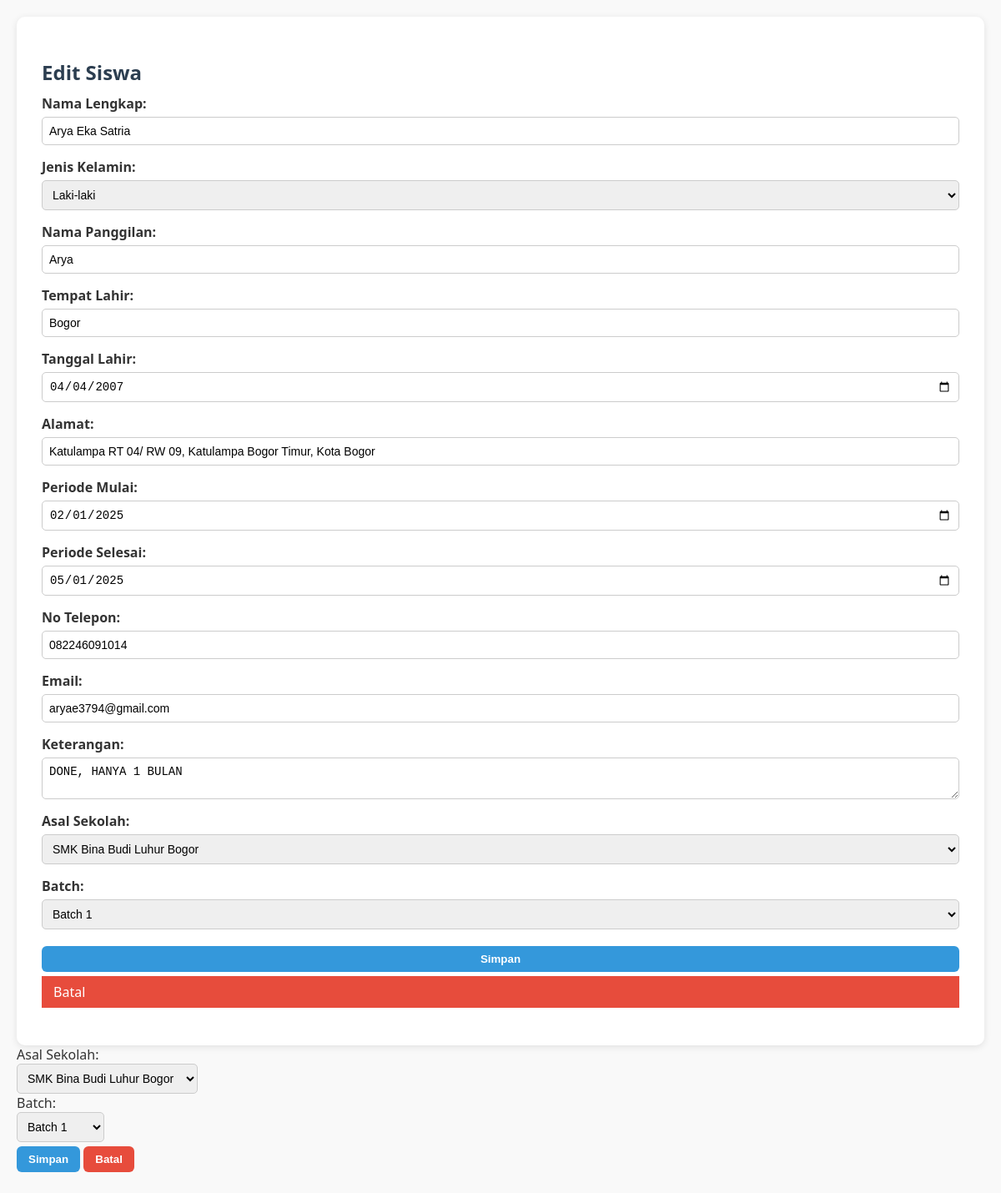
Screenshot of /edit_student.php?id=23 with the database file from the repository.
### tables this page shows
CREATE TABLE `siswa` (
  `id` int NOT NULL,
  `nama_lengkap` varchar(255) NOT NULL,
  `jenis_kelamin` enum('Laki-laki','Perempuan') DEFAULT NULL,
  `nama_panggilan` varchar(255) DEFAULT NULL,
  `tempat_lahir` varchar(255) DEFAULT NULL,
  `tanggal_lahir` date DEFAULT NULL,
  `alamat` varchar(255) DEFAULT NULL,
  `periode_mulai` date DEFAULT NULL,
  `periode_selesai` date DEFAULT NULL,
  `no_telepon` varchar(20) DEFAULT NULL,
  `email` varchar(255) DEFAULT NULL,
  `keterangan` text,
  `batch_id` int NOT NULL,
  `asal_sekolah_id` int NOT NULL
);

CREATE TABLE `asal_sekolah` (
  `id` int NOT NULL,
  `nama_sekolah` varchar(255) NOT NULL
);

CREATE TABLE `batch` (
  `id` int NOT NULL,
  `nama_batch` varchar(255) NOT NULL
);

### routes/students.php (called while the page is built, shortened)
<?php
function getStudent($pdo, $id) {
    $stmt = $pdo->prepare("SELECT * FROM siswa WHERE id = ?");
    $stmt->execute([$id]);
    return $stmt->fetch(PDO::FETCH_ASSOC);
}

### routes/schools.php (called while the page is built, shortened)
<?php
function getSchools($pdo) {
    $stmt = $pdo->query("SELECT * FROM asal_sekolah");
    return $stmt->fetchAll(PDO::FETCH_ASSOC);
}
?>

### routes/batches.php (called while the page is built, shortened)
<?php
function getBatches($pdo) {
    $stmt = $pdo->query("SELECT * FROM batch");
    return $stmt->fetchAll(PDO::FETCH_ASSOC);
}
?>

### public/edit_student.php (the view, shortened to what this page needs)
<?php
require_once '../config/database.php';
require_once '../routes/students.php';
require_once '../routes/batches.php';
require_once '../routes/schools.php';
$student = getStudent($pdo, $_GET['id']);
$batches = getBatches($pdo);
$schools = getSchools($pdo);
?>
<!DOCTYPE html>
<html>
<head>
    <link rel="stylesheet" href="css/style.css">
</head>
<body>
 <div class="container">
    <h2>Edit Siswa</h2>
    <form method="POST">
        <div class="form-group">
            <label>Nama Lengkap:</label>
            <input type="text" name="nama_lengkap" value="<?= htmlspecialchars($student['nama_lengkap']) ?>" required>
        </div>
        <div class="form-group">
            <label>Jenis Kelamin:</label>
            <select name="jenis_kelamin">
                <option value="Laki-laki" <?= $student['jenis_kelamin'] === 'Laki-laki' ? 'selected' : '' ?>>Laki-laki</option>
            </select>
        </div>
        <div class="form-group">
            <label>Nama Panggilan:</label>
            <input type="text" name="nama_panggilan" value="<?= htmlspecialchars($student['nama_panggilan'] ?? '') ?>">
        </div>
        <div class="form-group">
            <label>Tempat Lahir:</label>
            <input type="text" name="tempat_lahir" value="<?= htmlspecialchars($student['tempat_lahir'] ?? '') ?>">
        </div>
        <div class="form-group">
            <label>Tanggal Lahir:</label>
            <input type="date" name="tanggal_lahir" value="<?= $student['tanggal_lahir'] ?? '' ?>">
        </div>
        <div class="form-group">
            <label>Alamat:</label>
            <input type="text" name="alamat" value="<?= htmlspecialchars($student['alamat'] ?? '') ?>">
        </div>
        <div class="form-group">
            <label>Periode Mulai:</label>
            <input type="date" name="periode_mulai" value="<?= $student['periode_mulai'] ?? '' ?>">
        </div>
        <div class="form-group">
            <label>Periode Selesai:</label>
            <input type="date" name="periode_selesai" value="<?= $student['periode_selesai'] ?? '' ?>">
        </div>
        <div class="form-group">
            <label>No Telepon:</label>
            <input type="text" name="no_telepon" value="<?= htmlspecialchars($student['no_telepon'] ?? '') ?>">
        </div>
        <div class="form-group">
            <label>Email:</label>
            <input type="email" name="email" value="<?= htmlspecialchars($student['email'] ?? '') ?>">
        </div>
        <div class="form-group">
            <label>Keterangan:</label>
            <textarea name="keterangan"><?= htmlspecialchars($student['keterangan'] ?? '') ?></textarea>
        </div>
        <div class="form-group">
            <label>Asal Sekolah:</label>
            <select name="asal_sekolah_id" required>
                <?php foreach ($schools as $school): ?>
                    <option value="<?= $school['id'] ?>" <?= $school['id'] == $student['asal_sekolah_id'] ? 'selected' : '' ?>>
                        <?= htmlspecialchars($school['nama_sekolah']) ?>
                    </option>
                <?php endforeach; ?>
            </select>
        </div>
        <div class="form-group">
            <label>Batch:</label>
            <select name="batch_id" required>
                <?php foreach ($batches as $batch): ?>
                    <option value="<?= $batch['id'] ?>" <?= $batch['id'] == $student['batch_id'] ? 'selected' : '' ?>>
                        <?= htmlspecialchars($batch['nama_batch']) ?>
                    </option>
                <?php endforeach; ?>
            </select>
        </div>
        <div class="form-group">
            <button type="submit" class="btn-primary">Simpan</button>
            <a href="index.php" class="btn-danger" style="text-decoration:none; padding: 8px 14px;">Batal</a>
        </div>
    </form>
</div>
            <label>Asal Sekolah:</label><br>
            <select name="asal_sekolah_id" required>
                <?php foreach ($schools as $school): ?>
                    <option value="<?= $school['id'] ?>" <?= $school['id'] == $student['asal_sekolah_id'] ? 'selected' : '' ?>>
                        <?= htmlspecialchars($school['nama_sekolah']) ?>
                    </option>
                <?php endforeach; ?>
            </select><br>
            <label>Batch:</label><br>
            <select name="batch_id" required>
                <?php foreach ($batches as $batch): ?>
                    <option value="<?= $batch['id'] ?>" <?= $batch['id'] == $student['batch_id'] ? 'selected' : '' ?>>
                        <?= htmlspecialchars($batch['nama_batch']) ?>
                    </option>
                <?php endforeach; ?>
            </select><br>
            <button type="submit" class="btn-primary">Simpan</button>
            <a href="index.php"><button type="button" class="btn-danger">Batal</button></a>
</body>
</html>

### public/css/style.css (style rules this page uses)
body { font-family: 'Segoe UI', Tahoma, Geneva, Verdana, sans-serif; background: #f9f9f9; margin: 0; padding: 20px; color: #333; }
.container { max-width: 1200px; margin: auto; background: white; padding: 30px; border-radius: 10px; box-shadow: 0 2px 8px rgba(0,0,0,0.1); }
h2, h3 { color: #2c3e50; margin-bottom: 10px; }
button { border: none; border-radius: 6px; padding: 8px 14px; cursor: pointer; margin: 5px 0; font-weight: bold; }
.btn-primary { background-color: #3498db; color: white; }
.btn-danger { background-color: #e74c3c; color: white; }

### public/edit_student.php (style rules this page uses)
.form-group { margin-bottom: 15px; display: flex; flex-direction: column; }
.form-group label { margin-bottom: 5px; font-weight: bold; }
input[type="text"], input[type="email"], input[type="date"], select, textarea { padding: 8px; border: 1px solid #ccc; border-radius: 5px; font-size: 14px; }

### rows the page displays
siswa: nama_lengkap "Arya Eka Satria", jenis_kelamin "Laki-laki", nama_panggilan "Arya", tempat_lahir "Bogor", tanggal_lahir "04/04/2007", alamat "Katulampa RT 04/ RW 09, Katulampa Bogor Timur, Kota Bogor", periode_mulai "02/01/2025", periode_selesai "05/01/2025", no_telepon "082246091014", email "aryae3794@gmail.com", keterangan "DONE, HANYA 1 BULAN", asal_sekolah_id "SMK Bina Budi Luhur Bogor", batch_id "Batch 1"
